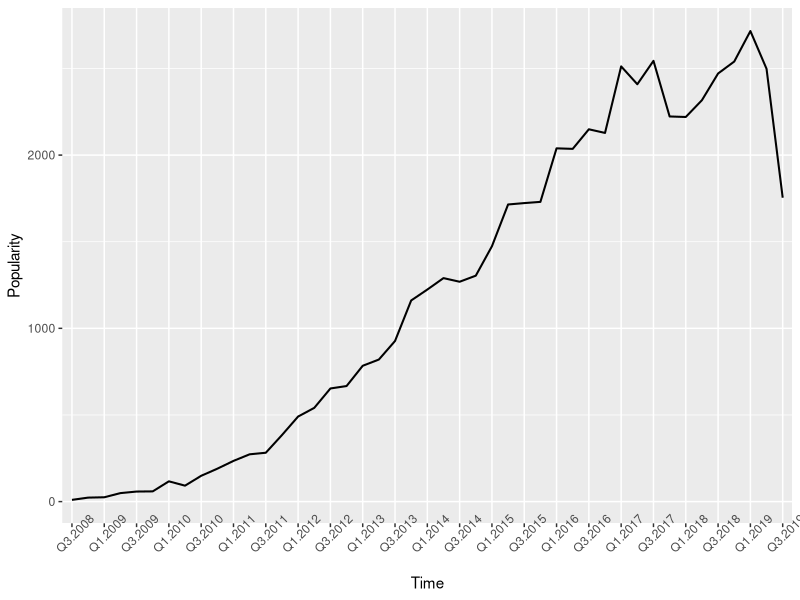

The R script that drew this image: (Note: this script raises an error after producing the figure.)
library(ggplot2)
library(dplyr)
library(tidyr)

read.csv("final1_quarter.csv", header = T) %>% select(-c("Q4.2019", "Q1.2020")) -> quarter1

quarter1[which(quarter1$TopicNumber == 'topic_845'),] -> 
  theme 

colSums(theme %>% select(-c("Tag", "Propensity", "TopicNumber"))) -> 
  Popularity 

theme_general <- data.frame(Popularity) 
theme_general$Time = rownames(theme_general)

every_nth = function(n) {
  return(function(x) {x[c(TRUE, rep(FALSE, n - 1))]})
}

theme_general$Time <- ordered(theme_general$Time, levels = theme_general$Time)

ggplot(theme_general, aes(x = Time, y = Popularity, group = 1)) + 
  geom_line(size = 0.7) +
  scale_x_discrete(breaks = every_nth(n = 2)) + 
  theme(axis.text.x = element_text(angle = 45)) 

times <- as.character(theme_general$Time)
theme_gathered <- pivot_longer(theme, times, "Time", values_to = "Popularity")
theme_gathered$Time <- ordered(theme_gathered$Time, levels = unique(theme_gathered$Time))
theme_gathered$Tag  <- with(theme_gathered, reorder(Tag, -Propensity))

ggplot(theme_gathered, aes(x = Time, y = Popularity, col = Tag, group = Tag)) + 
  geom_line(size = 0.7) +
  scale_x_discrete(breaks = every_nth(n = 3)) + 
  theme(axis.text.x = element_text(angle = 45)) 